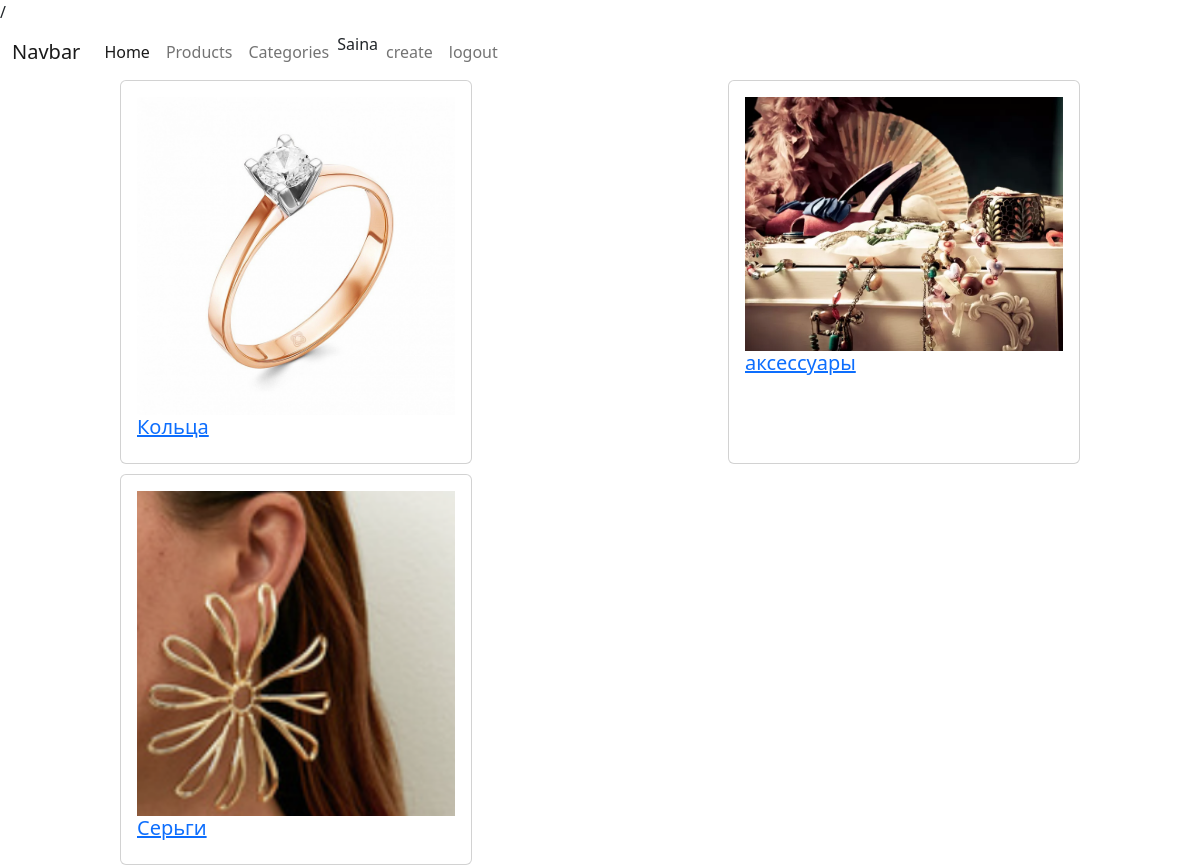
The page /categories/ (signed in) on the database its author committed.
### products/models.py (models this page shows)
class Category(models.Model):
    name = models.CharField(max_length=200)
    image = models.ImageField()

### products/views.py (the view)
# urls.py: path('categories/', CategoriesCBV.as_view()),
class CategoriesCBV(ListView):
    queryset = Category.objects.all()
    template_name = 'categories/index.html'
    def get(self, request, **kwargs):
        return render(request, self.template_name, context={
            'cat': Category.objects.all(),
        })

### templates/categories/index.html (shortened to what this page needs)
{% extends 'layouts/index.html' %}
{% block content %}
    <div class="products">
        {% for i in cat %}
            <div class="card" style="width: 22rem;">
                <div class="card-body">
                    {% if i.image %}
                        <img class="pr_image" src="/media/{{ i.image }}/">
                    {% endif %}
                    <h5><a href="/categories/{{ i.id }}/">{{ i.name }}</a></h5>
                </div>
            </div>
        {% endfor %}
    </div>
{% endblock %}

### templates/layouts/index.html (shortened to what this page needs)
<!doctype html>
<html lang="en">
<head>/
    <link rel="stylesheet" href="https://cdn.jsdelivr.net/npm/bootstrap@5.2.3/dist/css/bootstrap.min.css">
</head>
<body>
<nav class="navbar navbar-expand-lg bg-body-tertiary">
  <div class="container-fluid">
    <a class="navbar-brand" href="#">Navbar</a>
    <div class="collapse navbar-collapse" id="navbarNav">
      <ul class="navbar-nav">
        <li class="nav-item">
          <a class="nav-link active" aria-current="page" href="/">Home</a>
        <li class="nav-item">
          <a class="nav-link" href="/products">Products</a>
        </li>
          <li class="nav-item">
          <a class="nav-link" href="/categories">Categories</a>
        </li>
        {{ user }}
          {% if user.is_anonymous%}
              </li>
              <li class="nav-item">
              <a class="nav-link" href="/users/login/">login</a>
              </li>
              </li>
              <li class="nav-item">
              <a class="nav-link" href="/users/register/">Register</a>
              </li>
          {% else %}
              </li>
                  <li class="nav-item">
                  <a class="nav-link" href="/products/create/">create</a>
                  </li>
                  <li class="nav-item">
                  <a class="nav-link" href="/users/logout/">logout</a>
                  </li>
          {% endif %}
      </ul>
    </div>
  </div>
</nav>
{% block content %}
{% endblock %}
</body>
</html>

### templates/categories/index.html (style rules this page uses)
.products { width: 80%; margin-left: 10%; display: flex; flex-wrap: wrap; gap: 10px; justify-content: space-between; }
.pr_image { width: 100%; }
.card { width: 200px; }

### rows shown on the page
Category: image (picture), name "Кольца"
Category: image (picture), name "аксессуары"
Category: image (picture), name "Серьги"

### other values the page prints
{{ user }} "Saina"
